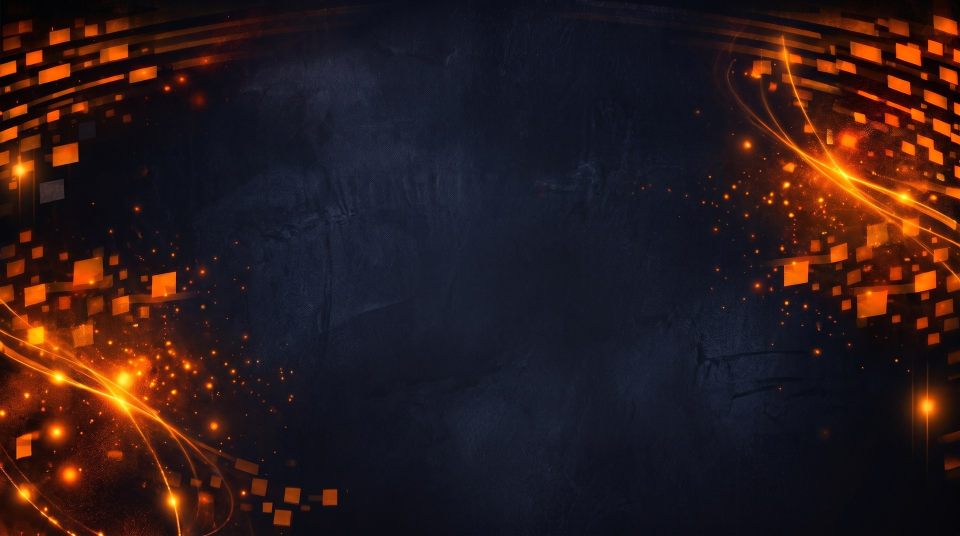
#> input picture enhancements/images/social/_plate.jpg, 1920 x 1072 px, found by its file name (shown at 1/2 size)
$ python make_social_cards.py
#> lines starting #> are read from the running program, lines starting #| are printed output that depends on the picture
#!/usr/bin/env python3
"""
Build branded X/social cards for the HivePulse contest.

Text is composed deterministically over an AI-generated background plate, so every
card has pixel-perfect typography — image models still garble lettering, and these
cards are almost entirely text.

    python scripts/make_social_cards.py

Outputs 1600x900 JPEGs into enhancements/images/social/.
Re-run after editing CARDS below; the plate is reused, so it costs nothing.
"""

from PIL import Image, ImageDraw, ImageFont, ImageEnhance
import os

W, H = 1600, 900
PLATE = 'enhancements/images/social/_plate.jpg'
LOGO = 'HivePulse3-Transparent.png'
OUTDIR = 'enhancements/images/social'

SLATE = (15, 23, 42)
WHITE = (255, 255, 255)
MUTED = (203, 213, 225)
DIM = (148, 163, 184)
AMBER = (251, 191, 36)
EMERALD = (52, 211, 153)
ORANGE = (249, 115, 22)
RED    = (248, 113, 113)   # status: paired with a ✕ glyph, never colour alone

FONTS = {
    'bold': ['C:/Windows/Fonts/segoeuib.ttf', 'C:/Windows/Fonts/arialbd.ttf'],
    'semi': ['C:/Windows/Fonts/seguisb.ttf', 'C:/Windows/Fonts/segoeuib.ttf'],
    'reg':  ['C:/Windows/Fonts/segoeui.ttf', 'C:/Windows/Fonts/arial.ttf'],
}
_cache = {}


def font(weight, size):
    key = (weight, size)
    if key not in _cache:
        for path in FONTS[weight]:
            if os.path.exists(path):
                _cache[key] = ImageFont.truetype(path, size)
                break
        else:
            _cache[key] = ImageFont.load_default()
    return _cache[key]


def wrap(draw, text, fnt, max_w):
    """Greedy word wrap to a pixel width."""
    words, lines, cur = text.split(), [], ''
    for w in words:
        trial = f'{cur} {w}'.strip()
        if draw.textlength(trial, font=fnt) <= max_w or not cur:
            cur = trial
        else:
            lines.append(cur)
            cur = w
    if cur:
        lines.append(cur)
    return lines


def background(mirror=False, darken=0.72):
    """Plate, cropped to 16:9, optionally mirrored, with a left-weighted scrim."""
#> called with mirror = False, darken = 0.72
    im = Image.open(PLATE).convert('RGB')
#> im is the input picture: PIL image 1920x1072 RGB; mean R, G, B 44, 26.5, 27.2
    if mirror:
        im = im.transpose(Image.FLIP_LEFT_RIGHT)
    # cover-crop to canvas ratio
    scale = max(W / im.width, H / im.height)
#> scale = 0.84
    im = im.resize((round(im.width * scale), round(im.height * scale)), Image.LANCZOS)
#> im: PIL image 1612x900 RGB
    left = (im.width - W) // 2
#> left = 6
    top = (im.height - H) // 2
#> top = 0
    im = im.crop((left, top, left + W, top + H))
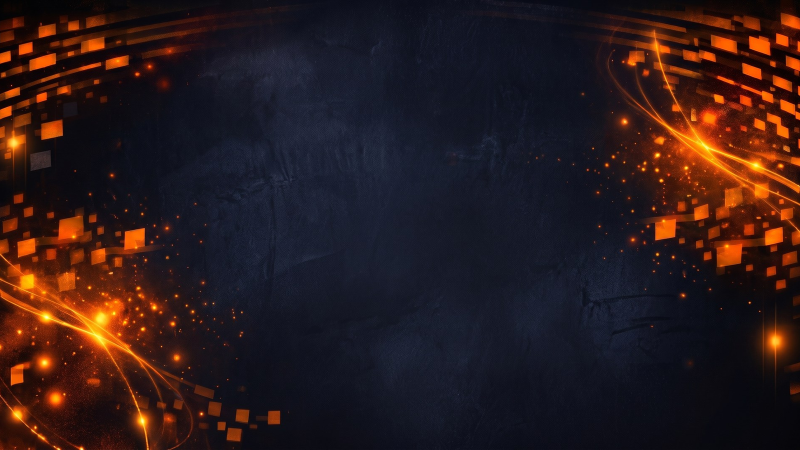
#> im: PIL image 1600x900 RGB (shown at 1/2 size); mean R, G, B 43.8, 26.5, 27.4
    im = ImageEnhance.Brightness(im).enhance(darken)
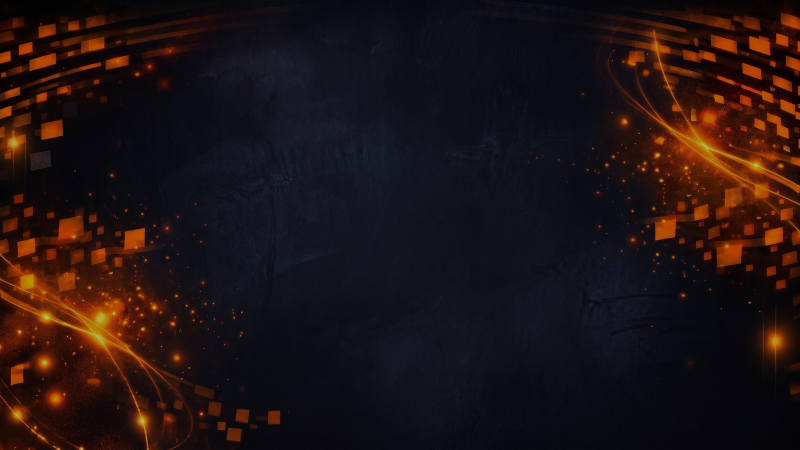
#> im: PIL image 1600x900 RGB (shown at 1/2 size); mean R, G, B 31.1, 18.6, 19.2

    # horizontal scrim: strong on the left where text sits, light on the right
    scrim = Image.new('L', (W, 1))
    for x in range(W):
        t = x / W
        scrim.putpixel((x, 0), int(210 * (1 - t) ** 1.35 + 40))
    scrim = scrim.resize((W, H))
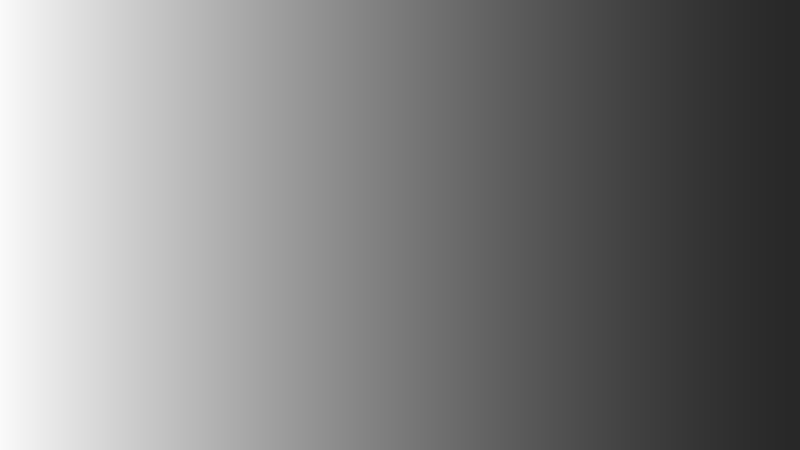
#> scrim: PIL image 1600x900 L (shown at 1/2 size); min 40, max 250, mean 128.9
    dark = Image.new('RGB', (W, H), SLATE)
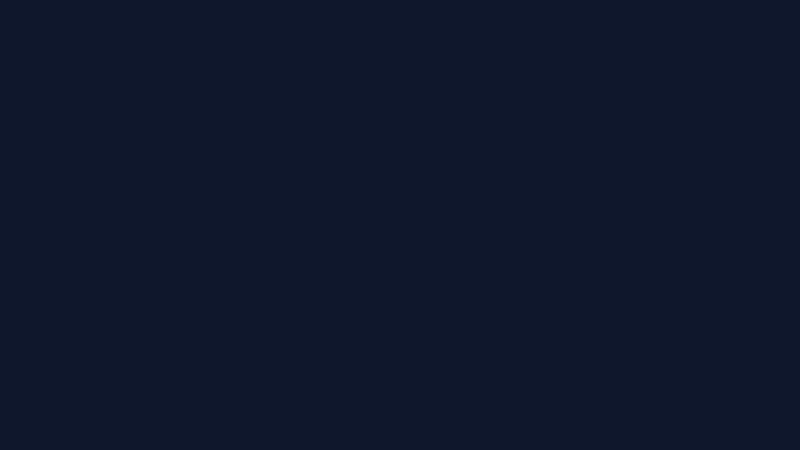
#> dark: PIL image 1600x900 RGB (shown at 1/2 size); mean R, G, B 15, 23, 42
    return Image.composite(dark, im, scrim.point(lambda v: min(255, int(v * 0.92))))
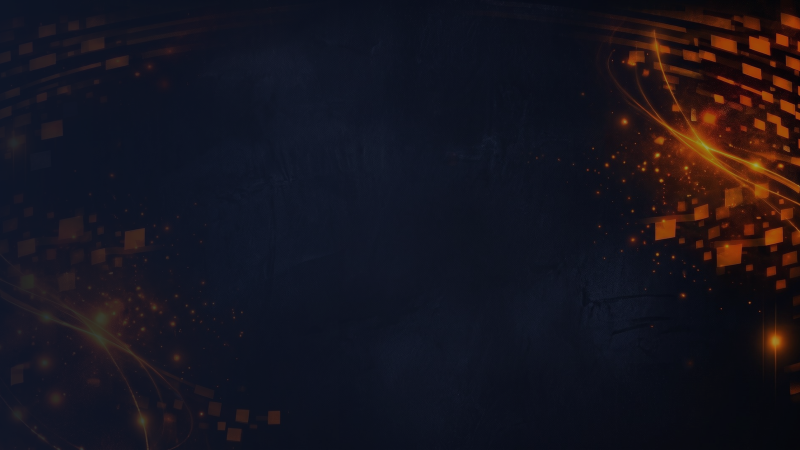
#> returned value: PIL image 1600x900 RGB (shown at 1/2 size); mean R, G, B 22.8, 20.5, 30


def render(card):
    im = background(card.get('mirror', False))
    d = ImageDraw.Draw(im)
    x = 110
    # Cards on a plate whose artwork reaches further left need a narrower column so
    # body copy never runs under the busy side. Default matches the original layout.
    max_w = card.get('max_w', 1230)
    accent = card.get('accent', AMBER)

    # measure total height so the block sits optically centred
    blocks = []
    for b in card['blocks']:
        fnt = font(b.get('weight', 'bold'), b['size'])
        lines = wrap(d, b['text'], fnt, max_w) if b.get('wrap', True) else [b['text']]
        lh = b.get('lh', round(b['size'] * 1.22))
        blocks.append((b, fnt, lines, lh))
#> this loop made 8 passes
#> lines on passes 1, 2, 3, 5, 6: ['THE ONE REWRITE THAT MOVES YOUR SCORE'], ['BEFORE'], ['"This shows a 40% improvement."'], ['AFTER'], ['"Weekly digests improved retention 40%."']
#> after the loop, blocks = 8 items
    total = sum(len(l) * lh + b.get('gap', 22) for b, f, l, lh in blocks) - blocks[-1][0].get('gap', 22)
#> total = 444

    y = (H - total) // 2 - 20
#> y = 208
    top_y = y
#> top_y = 208

    for b, fnt, lines, lh in blocks:
        for line in lines:
            d.text((x, y), line, font=fnt, fill=b.get('color', WHITE))
            y += lh
        y += b.get('gap', 22)
#> this loop made 8 passes
#> (lines, lh, y) on passes 1, 2, 3, 5, 6: (['THE ONE REWRITE THAT MOVES YOUR SCORE'], 37, 277), (['BEFORE'], 29, 314), (['"This shows a 40% improvement."'], 54, 378), (['AFTER'], 29, 484), (['"Weekly digests improved retention 40%."'], 54, 548)
#> (lh, y) on passes 4, 7, 8: (35, 447), (35, 615), (37, 674)
#> after the loop, y = 674

    # accent bar spanning the text block
    d.rounded_rectangle([x - 34, top_y + 6, x - 26, y - blocks[-1][0].get('gap', 22) - 6],
                        radius=4, fill=accent)

    # footer: badge chip + handle.
    # The source logo is a light-background lockup (navy pulse line, wordmark underneath),
    # so on a dark card it disappears. Crop to the circular badge and set it on a white
    # chip — the mark was drawn for white, so this is how it stays legible.
    fy = H - 100
    tx = x
    if os.path.exists(LOGO):
        src = Image.open(LOGO).convert('RGBA')
        s = src.width / 1024.0
        badge = src.crop((int(225 * s), int(135 * s), int(805 * s), int(715 * s)))
        chip_d = 58
        chip = Image.new('RGBA', (chip_d, chip_d), (0, 0, 0, 0))
        ImageDraw.Draw(chip).ellipse([0, 0, chip_d - 1, chip_d - 1], fill=(255, 255, 255, 255))
        inner = chip_d - 10
        chip.paste(badge.resize((inner, inner), Image.LANCZOS), (5, 5), badge.resize((inner, inner), Image.LANCZOS))
        im.paste(chip, (x, fy), chip)
        tx = x + chip_d + 20
    d.text((tx, fy + 16), 'HivePulse', font=font('bold', 27), fill=(235, 240, 248))
    off = d.textlength('HivePulse', font=font('bold', 27))
#> off = 48
    d.text((tx + off, fy + 16), '   ·   @HdevCore', font=font('semi', 27), fill=DIM)

    os.makedirs(OUTDIR, exist_ok=True)
    path = os.path.join(OUTDIR, card['name'] + '.jpg')
    im.save(path, 'JPEG', quality=88, optimize=True, progressive=True)
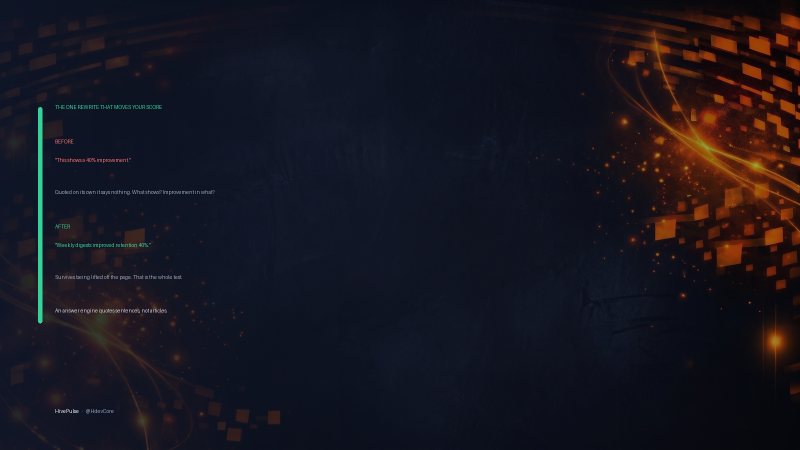
#> saved as quotable-rewrite.jpg: PIL image 1600x900 RGB (shown at 1/2 size); mean R, G, B 23.2, 21.3, 30.7
    return path, os.path.getsize(path) / 1024


CARDS = [
    {  # The single most useful teaching artifact: what "self-contained" actually means.
       # BEFORE/AFTER are word labels, not glyphs — Segoe UI Bold has no U+2713/U+2715
       # (they render as tofu), and status colour needs a non-colour cue regardless.
        'name': 'quotable-rewrite', 'accent': EMERALD,
        'blocks': [
            {'text': 'THE ONE REWRITE THAT MOVES YOUR SCORE', 'size': 30, 'weight': 'semi', 'color': EMERALD, 'gap': 32},
            {'text': 'BEFORE', 'size': 24, 'weight': 'semi', 'color': RED, 'gap': 8},
            {'text': '"This shows a 40% improvement."', 'size': 44, 'color': RED, 'gap': 10},
            {'text': 'Quoted on its own it says nothing. What shows? Improvement in what?',
             'size': 29, 'weight': 'reg', 'color': DIM, 'gap': 34},
            {'text': 'AFTER', 'size': 24, 'weight': 'semi', 'color': EMERALD, 'gap': 8},
            {'text': '"Weekly digests improved retention 40%."', 'size': 44, 'color': EMERALD, 'gap': 10},
            {'text': 'Survives being lifted off the page. That is the whole test.',
             'size': 29, 'weight': 'reg', 'color': DIM, 'gap': 32},
            {'text': 'An answer engine quotes sentences, not articles.', 'size': 30, 'weight': 'semi', 'color': MUTED},
        ],
    },
    {  # Week-3 contest cover — deterministic fallback when image credits are unavailable.
       # Cover-weight typography; text is composed, never model-rendered.
        'name': 'week3-cover', 'accent': AMBER,
        'blocks': [
            {'text': 'HIVEPULSE SEO CONTEST', 'size': 34, 'weight': 'semi', 'color': AMBER, 'gap': 26},
            {'text': 'Week 3 is open', 'size': 86, 'gap': 18},
            {'text': '300 HIVE  ·  150 / 100 / 50', 'size': 52, 'color': EMERALD, 'gap': 28},
            {'text': 'Optimize your next Hive post, comment your score, tag #hivepulse.',
             'size': 32, 'weight': 'reg', 'color': MUTED, 'gap': 14},
            {'text': 'Closes 18 August, 23:59 UTC.', 'size': 32, 'weight': 'reg', 'color': DIM},
        ],
    },
    {  # Wed 19:00 — friction killer. Locations verified against live editors 5 Aug 2026;
       # do not edit these without re-checking the actual frontend.
        'name': 'wed-description', 'accent': AMBER,
        'blocks': [
            {'text': 'WORTH 10 POINTS · TAKES 15 SECONDS', 'size': 30, 'weight': 'semi', 'color': AMBER, 'gap': 28},
            {'text': 'Where the preview description hides', 'size': 58, 'gap': 34},
            {'text': 'PeakD — "Short preview description", right under the editor',
             'size': 34, 'weight': 'reg', 'color': MUTED, 'gap': 18},
            {'text': 'Ecency — Story preview step, the box under the greyed-out title',
             'size': 34, 'weight': 'reg', 'color': MUTED, 'gap': 18},
            {'text': 'It is pre-filled from your post, so it looks like your text. Editing it changes only your search snippet.',
             'size': 30, 'weight': 'reg', 'color': DIM, 'gap': 30},
            {'text': 'HivePulse flags it the moment it is empty.', 'size': 30, 'weight': 'semi', 'color': EMERALD},
        ],
    },
    {  # Thu 14:00 — thread opener
        'name': 'thu-stats', 'accent': EMERALD,
        'blocks': [
            {'text': 'CONTEST DATA · WEEK 1', 'size': 30, 'weight': 'semi', 'color': EMERALD, 'gap': 30},
            {'text': 'SEO scores averaged 89%.', 'size': 62, 'gap': 8},
            {'text': 'AI-quotability ranged 60 to 100.', 'size': 62, 'color': AMBER, 'gap': 30},
            {'text': 'All three winners scored a perfect 100.', 'size': 34, 'weight': 'reg', 'color': MUTED},
        ],
    },
    {  # Thu 19:00 — standalone quote
        'name': 'thu-quote', 'accent': ORANGE, 'mirror': True,
        'blocks': [
            {'text': 'A page can rank #1 on Google and never be quoted by ChatGPT once.', 'size': 66, 'gap': 30},
            {'text': 'Ranking and being quoted are different games. Almost nobody is playing the second one yet.',
             'size': 34, 'weight': 'reg', 'color': MUTED},
        ],
    },
    {  # Fri 14:00 — release
        'name': 'fri-release', 'accent': AMBER,
        'blocks': [
            {'text': 'NOW SHIPPING', 'size': 30, 'weight': 'semi', 'color': AMBER, 'gap': 26},
            {'text': 'HivePulse v1.12.0', 'size': 72, 'gap': 34},
            {'text': 'Firefox for Android — it runs on your phone', 'size': 34, 'weight': 'reg', 'color': MUTED, 'gap': 14},
            {'text': 'Opera support', 'size': 34, 'weight': 'reg', 'color': MUTED, 'gap': 14},
            {'text': 'SlothBuzz + Ureka frontends', 'size': 34, 'weight': 'reg', 'color': MUTED, 'gap': 14},
            {'text': 'Hover-card reputation bug fixed', 'size': 34, 'weight': 'reg', 'color': MUTED, 'gap': 30},
            {'text': 'Every one of these came from a user telling us.', 'size': 30, 'weight': 'semi', 'color': EMERALD},
        ],
    },
    {  # Fri 19:00 — winner spotlight
        'name': 'fri-winner', 'accent': AMBER, 'mirror': True,
        'blocks': [
            {'text': 'WEEK 1 WINNER · 150 HIVE', 'size': 30, 'weight': 'semi', 'color': AMBER, 'gap': 26},
            {'text': '@mein-senf-dazu', 'size': 66, 'gap': 16},
            {'text': 'SEO 97  ·  GEO 100', 'size': 44, 'color': EMERALD, 'gap': 30},
            {'text': 'A guide to treating mosquito bites with a heat pen. Not a crypto post — a genuinely useful thing they had actually tested.',
             'size': 34, 'weight': 'reg', 'color': MUTED},
        ],
    },
    {  # Sat 14:00 — tutorial winner
        'name': 'sat-winner', 'accent': ORANGE,
        'blocks': [
            {'text': 'WEEK 1 · THIRD PLACE', 'size': 30, 'weight': 'semi', 'color': ORANGE, 'gap': 26},
            {'text': '@jankris', 'size': 66, 'gap': 16},
            {'text': 'SEO 94  ·  GEO 100', 'size': 44, 'color': EMERALD, 'gap': 30},
            {'text': 'Had never used HivePulse before. So they wrote the install guide — in Spanish and English, 20 screenshots — and scored 94 doing it.',
             'size': 34, 'weight': 'reg', 'color': MUTED},
        ],
    },
    {  # Sun 14:00 — the flagship saveable card
        'name': 'sun-habits', 'accent': EMERALD,
        'blocks': [
            {'text': 'HOW TO GET QUOTED BY AI', 'size': 30, 'weight': 'semi', 'color': EMERALD, 'gap': 30},
            {'text': 'Three habits behind every perfect score', 'size': 56, 'gap': 34},
            {'text': '1.  Open with the answer, in the first 8–60 words', 'size': 36, 'weight': 'semi', 'color': WHITE, 'gap': 18},
            {'text': '2.  Write sentences that survive being quoted alone', 'size': 36, 'weight': 'semi', 'color': WHITE, 'gap': 18},
            {'text': '3.  Name your subjects — repeat the noun, drop the "it"', 'size': 36, 'weight': 'semi', 'color': WHITE, 'gap': 30},
            {'text': 'That is the whole trick.', 'size': 32, 'weight': 'reg', 'color': DIM},
        ],
    },
    {  # Mon 19:00 — checklist
        'name': 'mon-checklist', 'accent': AMBER, 'mirror': True,
        'blocks': [
            {'text': 'ENTRY CHECKLIST', 'size': 30, 'weight': 'semi', 'color': AMBER, 'gap': 30},
            {'text': 'Sixty seconds to enter', 'size': 58, 'gap': 34},
            {'text': 'Post published 5–11 August', 'size': 34, 'weight': 'reg', 'color': MUTED, 'gap': 16},
            {'text': 'Tagged #hivepulse — enforced this week', 'size': 34, 'weight': 'reg', 'color': MUTED, 'gap': 16},
            {'text': 'Meta description filled in', 'size': 34, 'weight': 'reg', 'color': MUTED, 'gap': 16},
            {'text': 'Comment your link + score screenshot', 'size': 34, 'weight': 'reg', 'color': MUTED, 'gap': 16},
            {'text': 'SEO 70+ to qualify', 'size': 34, 'weight': 'reg', 'color': MUTED},
        ],
    },
    {  # Tue — final day
        'name': 'tue-final', 'accent': ORANGE,
        'blocks': [
            {'text': 'FINAL DAY', 'size': 32, 'weight': 'semi', 'color': ORANGE, 'gap': 26},
            {'text': 'Closes tonight, 23:59 UTC', 'size': 66, 'gap': 34},
            {'text': '150  ·  100  ·  50 HIVE', 'size': 50, 'color': AMBER, 'gap': 26},
            {'text': 'Post, score, comment, tag #hivepulse.', 'size': 34, 'weight': 'reg', 'color': MUTED},
        ],
    },
]

if __name__ == '__main__':
    for c in CARDS:
        p, kb = render(c)
        print(f'  {p}  {kb:.0f} KB')
    print(f'\n{len(CARDS)} cards written to {OUTDIR}/')
